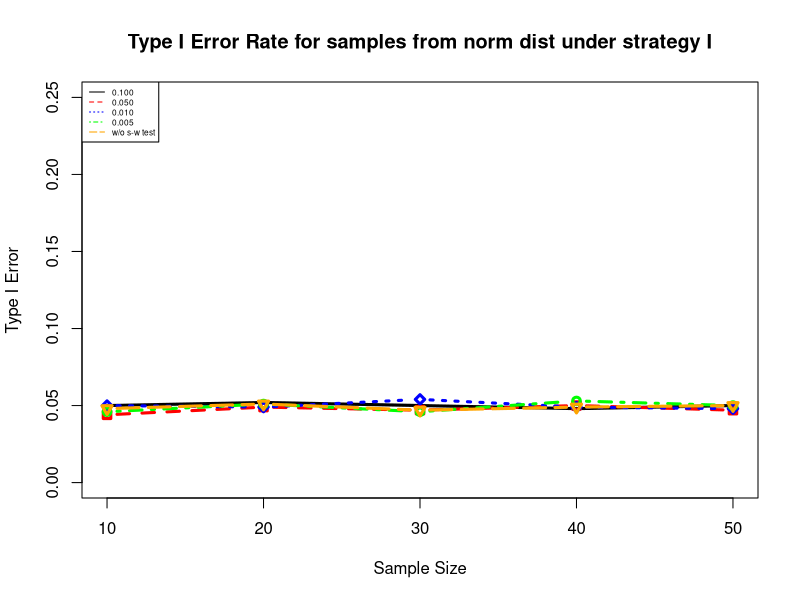

R code for this plot: (Note: this script raises an error after producing the figure.)
setwd("D:/OSU/Research/Simulations/Type I error rate under strategy I")
set.seed(1)
alpha<-0.05
shapiro_alpha <- c(0.1,0.05,0.01, 0.005,0)
sample_size<-c(10,20,30,40,50)
pval<- numeric(length(shapiro_alpha)*length(sample_size))
pvalue<-array(pval, dim = c(length(sample_size), length((shapiro_alpha))),
              dimnames = list(sample_size,c(0.100, 0.050, 0.010, 0.005, "w/o pretest")))

num_sim<-0
for(i in 1: length(sample_size)){
  n<-sample_size[i]
  print(n)
  for(j in 1: length(shapiro_alpha)){
    s.alpha <- shapiro_alpha[j]
    print(s.alpha)
    sample_passed<-0 
    reject_h0 <-0
    while (sample_passed<10000){
      x1<-rnorm(n,0,sd=1)
      x2<-rnorm(n,0,sd=1)
      if(shapiro.test(x1)$p.value>s.alpha & shapiro.test(x2)$p.value>s.alpha){
        sample_passed <- sample_passed + 1
        
        if(t.test(x1,x2)$p.value < alpha){
          reject_h0 <- reject_h0 + 1
        }
        
        num_sim <- num_sim + 1
      }
      
    }
    pvalue[i,j]<-round(reject_h0/sample_passed, 3)
    
  }
  
}

pvalue


jpeg(file="error_norm_strategy I.jpeg")

myplot<-plot(sample_size,pvalue[,1], type = "l", pch=24,lwd=3,ylim = c(0.00,0.25), 
             ylab = "Type I Error", xlab = "Sample Size")
title(main = "Type I Error Rate for samples from norm dist under strategy I")
points(sample_size, pvalue[,2],type="b", pch=0,  lty=2, lwd=3,col="red")
points(sample_size, pvalue[,3],  type="b", pch=23,  lty=3, lwd=3,col="blue")
points(sample_size, pvalue[,4],  type="b", pch=21,  lty=4, lwd=3,col="green")
points(sample_size, pvalue[,5],  type="b", pch=25,  lty=5, lwd=3,col="orange")
legend("topleft", legend=c("0.100", "0.050", '0.010',"0.005","w/o s-w test"),
       col=c("black","red","blue", "green", "orange"), lty =c(1:5),cex = 0.5)
dev.off()

error.norm_t_II <- as.data.frame(pvalue)

#export data into excel
library("writexl")
write_xlsx(error.norm_t_II, "D:/OSU/Research/Simulations/Type I error rate under strategy I/error.norm_t_I.xlsx")

save.image(paste0("error.norm_t_I",".RData"))